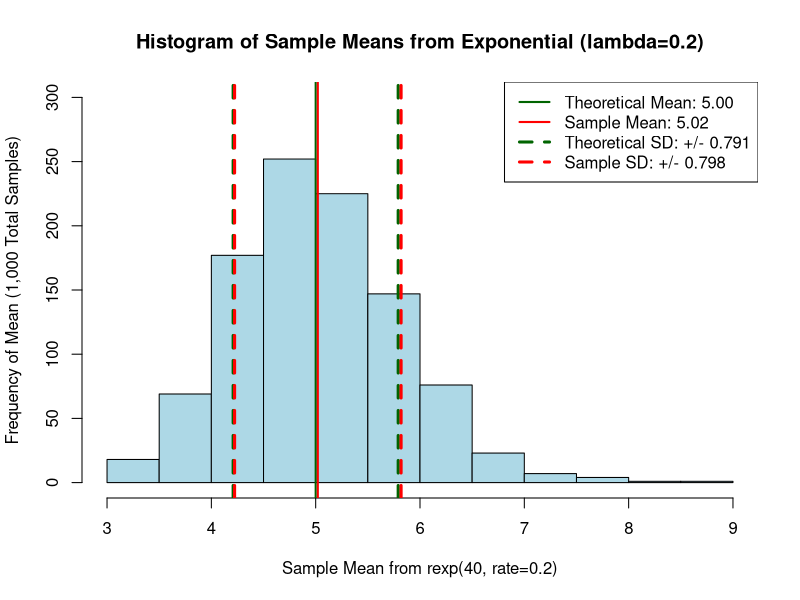
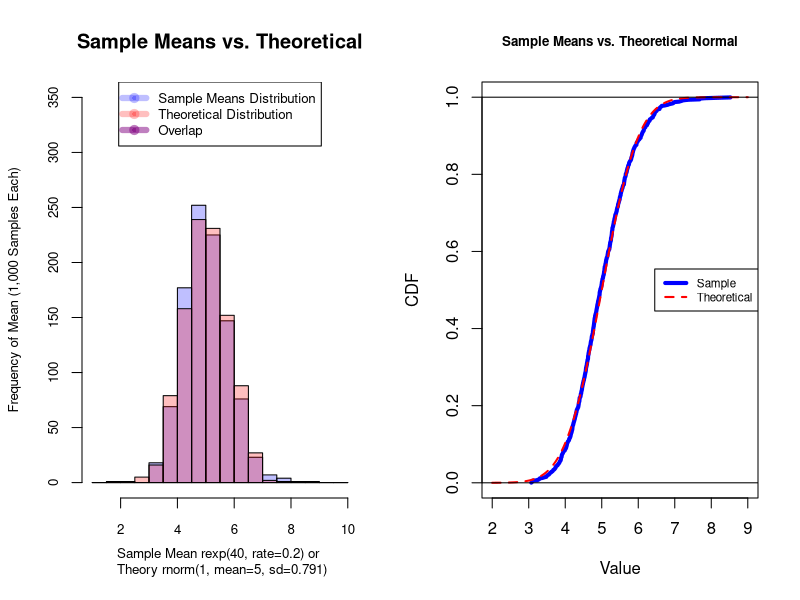

Generate these figures, in order, with R:
## ---- chunk 1
set.seed(0308161239)
expMeans <- NULL
for (intCtr in 1:1000) { expMeans <- c(expMeans,mean(rexp(40,rate=0.2))) }
str(expMeans)
## ---- chunk 2
hist(expMeans,col="light blue",ylim=c(0,300),
     xlab="Sample Mean from rexp(40, rate=0.2)",
     ylab="Frequency of Mean (1,000 Total Samples)",
     main="Histogram of Sample Means from Exponential (lambda=0.2)"
     )
abline(v=c(5 + c(-1,0,1) * 0.791), 
       lwd=c(3,2,3), lty=c(2,1,2), col="dark green"
       )
abline(v=c(mean(expMeans) + c(-1,0,1) * sd(expMeans)), 
       lwd=c(3,2,3), lty=c(2,1,2), col="red"
       )
legend("topright",lty=c(1,1,2,2),lwd=c(2,2,3,3),
       col=c("dark green","red","dark green","red"),
       legend=c("Theoretical Mean: 5.00",
                paste0("Sample Mean: ",round(mean(expMeans),2)),
                "Theoretical SD: +/- 0.791",
                paste0("Sample SD: +/- ",round(sd(expMeans),3))
                )
       )
## ---- chunk 3
## Seed was set previously, code is reproducible
normals <- rnorm(n=1000,mean=5,sd=0.791)
par(mfcol=c(1,2))
hist(expMeans,col=rgb(0,0,1,0.25),ylim=c(0,350),
     xlab="Sample Mean rexp(40, rate=0.2) or \n Theory rnorm(1, mean=5, sd=0.791)",
     ylab="Frequency of Mean (1,000 Samples Each)",
     main="Sample Means vs. Theoretical",
     breaks=seq(1,10,by=0.5),cex.axis=0.8,cex.lab=0.8
     )
hist(normals,col=rgb(1,0,0,0.25),breaks=seq(1,10,by=0.5),add=TRUE)
legend("top",legend=c("Sample Means Distribution",
                      "Theoretical Distribution",
                      "Overlap"
                      ),
       pch=20,lwd=6,cex=0.8,
       col=c(rgb(0,0,1,0.25),rgb(1,0,0,0.25),rgb(0.5,0,0.5,0.5))
       )

## Create the CDF for each distribution
ordExpMeans <- data.frame(x=expMeans[order(expMeans)], 
                          y=seq(0.0005,0.9995,by=0.001)
                          )
plot(ordExpMeans, type="l", col="blue", lwd=4,xlim=c(2,9), cex.main=0.8,
     main="Sample Means vs. Theoretical Normal",xlab="Value",ylab="CDF"
     )
lines(x=seq(2,9,by=.001),
      y=pnorm(seq(2,9,by=.001),mean=5,sd=0.791),
      col="red", lwd=2, lty=2
      )
abline(h=c(0,1))
legend("right",legend=c("Sample","Theoretical"),
       col=c("blue","red"),lty=c(1,2),lwd=c(4,2),cex=0.7
       )
par(mfcol=c(1,1))
